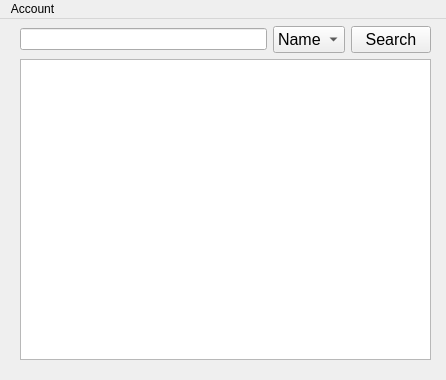
<?xml version="1.0" encoding="UTF-8"?>
<ui version="4.0">
 <class>Search_MainWindow</class>
 <widget class="QMainWindow" name="Search_MainWindow">
  <property name="geometry">
   <rect>
    <x>0</x>
    <y>0</y>
    <width>446</width>
    <height>380</height>
   </rect>
  </property>
  <property name="sizePolicy">
   <sizepolicy hsizetype="MinimumExpanding" vsizetype="MinimumExpanding">
    <horstretch>0</horstretch>
    <verstretch>0</verstretch>
   </sizepolicy>
  </property>
  <property name="minimumSize">
   <size>
    <width>430</width>
    <height>380</height>
   </size>
  </property>
  <property name="windowTitle">
   <string>Search</string>
  </property>
  <widget class="QWidget" name="centralwidget">
   <widget class="QWidget" name="gridLayoutWidget">
    <property name="geometry">
     <rect>
      <x>20</x>
      <y>0</y>
      <width>411</width>
      <height>41</height>
     </rect>
    </property>
    <layout class="QGridLayout" name="gridLayout">
     <item row="0" column="2">
      <widget class="QComboBox" name="NameType_comboBox">
       <property name="font">
        <font>
         <pointsize>12</pointsize>
        </font>
       </property>
       <item>
        <property name="text">
         <string>Name</string>
        </property>
       </item>
       <item>
        <property name="text">
         <string>Type</string>
        </property>
       </item>
      </widget>
     </item>
     <item row="0" column="3">
      <widget class="QPushButton" name="Search_PushButton">
       <property name="font">
        <font>
         <family>MS Shell Dlg 2</family>
         <pointsize>12</pointsize>
         <weight>50</weight>
         <italic>false</italic>
         <bold>false</bold>
        </font>
       </property>
       <property name="styleSheet">
        <string notr="true"/>
       </property>
       <property name="text">
        <string>Search</string>
       </property>
      </widget>
     </item>
     <item row="0" column="1">
      <widget class="QLineEdit" name="Search_LineEdit"/>
     </item>
    </layout>
   </widget>
   <widget class="QTableView" name="SearchDis_TableView">
    <property name="geometry">
     <rect>
      <x>20</x>
      <y>40</y>
      <width>411</width>
      <height>301</height>
     </rect>
    </property>
    <property name="editTriggers">
     <set>QAbstractItemView::NoEditTriggers</set>
    </property>
    <property name="selectionMode">
     <enum>QAbstractItemView::SingleSelection</enum>
    </property>
    <property name="selectionBehavior">
     <enum>QAbstractItemView::SelectRows</enum>
    </property>
    <property name="sortingEnabled">
     <bool>true</bool>
    </property>
    <attribute name="horizontalHeaderShowSortIndicator" stdset="0">
     <bool>true</bool>
    </attribute>
    <attribute name="verticalHeaderVisible">
     <bool>false</bool>
    </attribute>
   </widget>
  </widget>
  <widget class="QMenuBar" name="menuBar">
   <property name="geometry">
    <rect>
     <x>0</x>
     <y>0</y>
     <width>446</width>
     <height>22</height>
    </rect>
   </property>
   <property name="defaultUp">
    <bool>true</bool>
   </property>
   <widget class="QMenu" name="Account_Menu">
    <property name="title">
     <string>Account</string>
    </property>
    <addaction name="UpdateInfo_Action"/>
   </widget>
   <addaction name="Account_Menu"/>
  </widget>
  <action name="UpdateInfo_Action">
   <property name="text">
    <string>UpdateInfo</string>
   </property>
  </action>
 </widget>
 <resources/>
 <connections/>
</ui>
